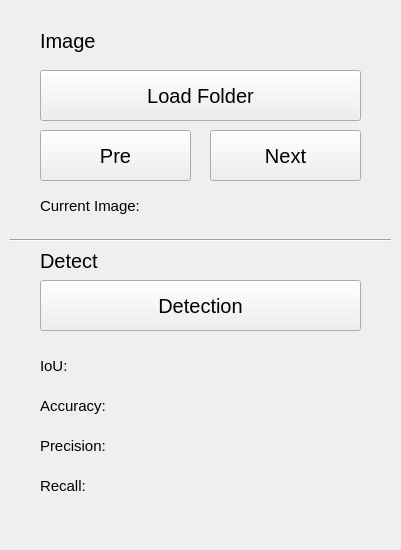
<?xml version="1.0" encoding="UTF-8"?>
<ui version="4.0">
 <class>Form</class>
 <widget class="QWidget" name="Form">
  <property name="geometry">
   <rect>
    <x>0</x>
    <y>0</y>
    <width>401</width>
    <height>550</height>
   </rect>
  </property>
  <property name="windowTitle">
   <string>Form</string>
  </property>
  <widget class="QLabel" name="label">
   <property name="geometry">
    <rect>
     <x>40</x>
     <y>20</y>
     <width>91</width>
     <height>41</height>
    </rect>
   </property>
   <property name="font">
    <font>
     <pointsize>15</pointsize>
    </font>
   </property>
   <property name="text">
    <string>Image</string>
   </property>
  </widget>
  <widget class="QLabel" name="label_2">
   <property name="geometry">
    <rect>
     <x>40</x>
     <y>240</y>
     <width>91</width>
     <height>41</height>
    </rect>
   </property>
   <property name="font">
    <font>
     <pointsize>15</pointsize>
    </font>
   </property>
   <property name="text">
    <string>Detect</string>
   </property>
  </widget>
  <widget class="Line" name="line">
   <property name="geometry">
    <rect>
     <x>10</x>
     <y>230</y>
     <width>381</width>
     <height>20</height>
    </rect>
   </property>
   <property name="orientation">
    <enum>Qt::Horizontal</enum>
   </property>
  </widget>
  <widget class="QLabel" name="label_3">
   <property name="geometry">
    <rect>
     <x>40</x>
     <y>190</y>
     <width>321</width>
     <height>31</height>
    </rect>
   </property>
   <property name="font">
    <font>
     <pointsize>11</pointsize>
    </font>
   </property>
   <property name="text">
    <string>Current Image:</string>
   </property>
  </widget>
  <widget class="QPushButton" name="pushButton">
   <property name="geometry">
    <rect>
     <x>40</x>
     <y>70</y>
     <width>321</width>
     <height>51</height>
    </rect>
   </property>
   <property name="font">
    <font>
     <pointsize>15</pointsize>
    </font>
   </property>
   <property name="text">
    <string>Load Folder</string>
   </property>
  </widget>
  <widget class="QPushButton" name="pushButton_2">
   <property name="geometry">
    <rect>
     <x>40</x>
     <y>130</y>
     <width>151</width>
     <height>51</height>
    </rect>
   </property>
   <property name="font">
    <font>
     <pointsize>15</pointsize>
    </font>
   </property>
   <property name="text">
    <string>Pre</string>
   </property>
  </widget>
  <widget class="QPushButton" name="pushButton_3">
   <property name="geometry">
    <rect>
     <x>210</x>
     <y>130</y>
     <width>151</width>
     <height>51</height>
    </rect>
   </property>
   <property name="font">
    <font>
     <pointsize>15</pointsize>
    </font>
   </property>
   <property name="text">
    <string>Next</string>
   </property>
  </widget>
  <widget class="QPushButton" name="pushButton_4">
   <property name="geometry">
    <rect>
     <x>40</x>
     <y>280</y>
     <width>321</width>
     <height>51</height>
    </rect>
   </property>
   <property name="font">
    <font>
     <pointsize>15</pointsize>
    </font>
   </property>
   <property name="text">
    <string>Detection</string>
   </property>
  </widget>
  <widget class="QLabel" name="label_4">
   <property name="geometry">
    <rect>
     <x>40</x>
     <y>350</y>
     <width>321</width>
     <height>31</height>
    </rect>
   </property>
   <property name="font">
    <font>
     <pointsize>11</pointsize>
    </font>
   </property>
   <property name="text">
    <string>IoU:</string>
   </property>
  </widget>
  <widget class="QLabel" name="label_5">
   <property name="geometry">
    <rect>
     <x>40</x>
     <y>390</y>
     <width>321</width>
     <height>31</height>
    </rect>
   </property>
   <property name="font">
    <font>
     <pointsize>11</pointsize>
    </font>
   </property>
   <property name="text">
    <string>Accuracy:</string>
   </property>
  </widget>
  <widget class="QLabel" name="label_6">
   <property name="geometry">
    <rect>
     <x>40</x>
     <y>430</y>
     <width>321</width>
     <height>31</height>
    </rect>
   </property>
   <property name="font">
    <font>
     <pointsize>11</pointsize>
    </font>
   </property>
   <property name="text">
    <string>Precision:</string>
   </property>
  </widget>
  <widget class="QLabel" name="label_7">
   <property name="geometry">
    <rect>
     <x>40</x>
     <y>470</y>
     <width>321</width>
     <height>31</height>
    </rect>
   </property>
   <property name="font">
    <font>
     <pointsize>11</pointsize>
    </font>
   </property>
   <property name="text">
    <string>Recall:</string>
   </property>
  </widget>
 </widget>
 <resources/>
 <connections/>
</ui>
